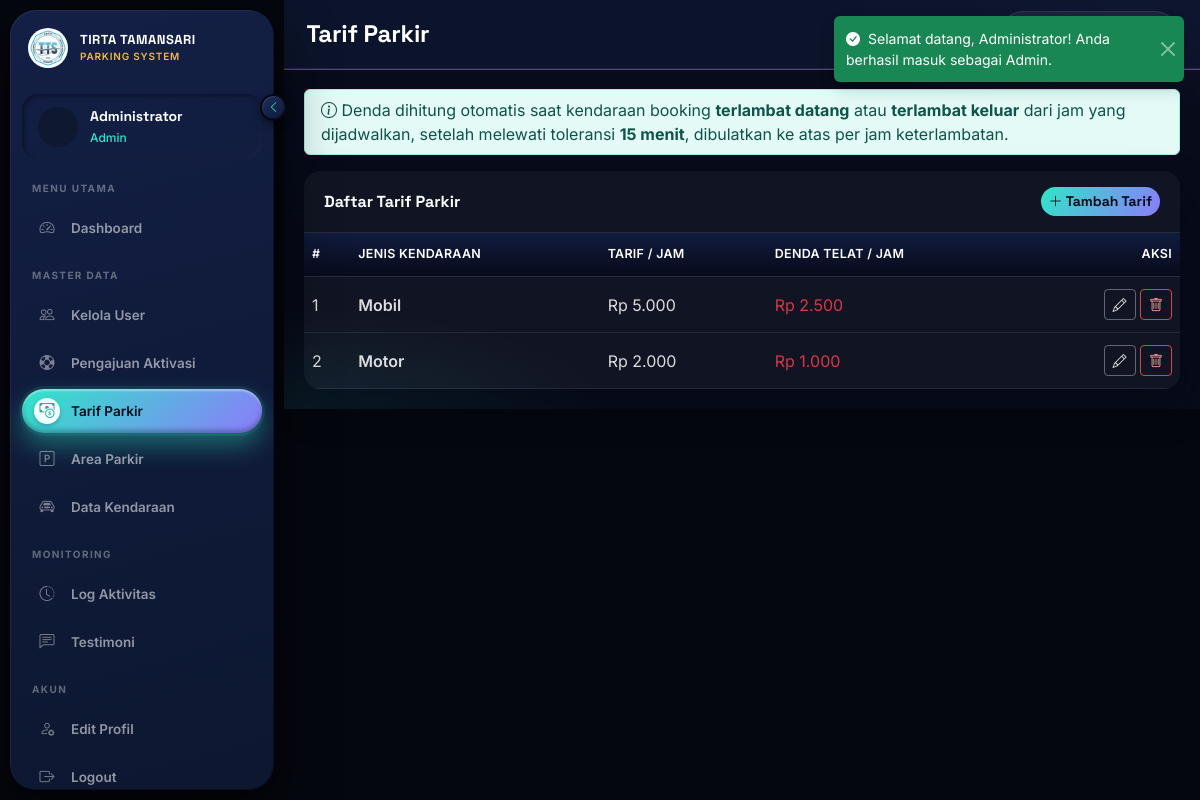
Page /admin/kelola_tarif.php (signed in) on the committed database.
### tables this page shows
CREATE TABLE tb_tarif (
    id_tarif         INT UNSIGNED AUTO_INCREMENT PRIMARY KEY,
    jenis_kendaraan  VARCHAR(50)     NOT NULL,
    tarif_per_jam    DECIMAL(10,2)   NOT NULL DEFAULT 0,
    denda_per_jam    DECIMAL(10,2)   NOT NULL DEFAULT 0
);

### admin/kelola_tarif.php (the view, shortened to what this page needs)
<?php
require_once __DIR__ . '/../config/koneksi.php';
$tarifs = $koneksi->query("SELECT * FROM tb_tarif ORDER BY jenis_kendaraan")->fetchAll();
include __DIR__ . '/template/header.php';
?>
<div class="alert alert-info py-2">
    <i class="bi bi-info-circle"></i> Denda dihitung otomatis saat kendaraan booking <strong>terlambat datang</strong> atau
    <strong>terlambat keluar</strong> dari jam yang dijadwalkan, setelah melewati toleransi
    <strong><?= TOLERANSI_TELAT_MENIT ?> menit</strong>, dibulatkan ke atas per jam keterlambatan.
</div>
<div class="card card-tirta">
    <div class="card-header d-flex justify-content-between align-items-center">
        <span>Daftar Tarif Parkir</span>
        <button class="btn btn-tirta btn-sm" data-bs-toggle="modal" data-bs-target="#modalTambah"><i class="bi bi-plus-lg"></i> Tambah Tarif</button>
    </div>
    <div class="card-body p-0">
        <div class="table-responsive">
        <table class="table align-middle mb-0">
            <thead><tr><th>#</th><th>Jenis Kendaraan</th><th>Tarif / Jam</th><th>Denda Telat / Jam</th><th class="text-end">Aksi</th></tr></thead>
            <tbody>
            <?php foreach ($tarifs as $i => $t): ?>
                <tr>
                    <td><?= $i + 1 ?></td>
                    <td class="text-capitalize fw-semibold"><?= $t['jenis_kendaraan'] ?></td>
                    <td><?= rupiah($t['tarif_per_jam']) ?></td>
                    <td class="text-danger"><?= rupiah($t['denda_per_jam']) ?></td>
                    <td class="text-end">
                        <button class="btn btn-sm btn-outline-secondary" data-bs-toggle="modal" data-bs-target="#modalEdit<?= $t['id_tarif'] ?>"><i class="bi bi-pencil"></i></button>
                        <a href="?hapus=<?= $t['id_tarif'] ?>" class="btn btn-sm btn-outline-danger btn-hapus-konfirmasi"><i class="bi bi-trash"></i></a>
                    </td>
                </tr>
            <?php endforeach; ?>
            </tbody>
        </table>
        </div>
    </div>
</div>
<?php include __DIR__ . '/template/footer.php'; ?>

### assets/css/style.css (style rules this page uses)
:root { --tirta-dark: #070b1a; --tirta-dark-2: #101b3d; --tirta-teal: #2fe6c8; --tirta-teal-dark: #1ba893; --tirta-aqua-light: #eef1f6; --tirta-gold: #f2b84b; --tirta-accent: #8b7cfa; --tirta-light: #eef1f6; --tirta-muted: #566178; --font-heading: 'Space Grotesk', 'Georgia', serif; --font-body: 'Inter', system-ui, -apple-system, sans-serif; --font-mono: 'IBM Plex Mono', monospace; }
* { box-sizing: border-box; }
body { background: var(--tirta-light); font-family: var(--font-body); color: #0d1b2a; margin: 0; padding: 0; }
:root { --bs-primary: #1ba893; --bs-primary-rgb: 27, 168, 147; --bs-primary-text-emphasis: #0e544a; --bs-primary-bg-subtle: #d9f5f0; --bs-primary-border-subtle: #7fe0cc; --bs-info: #2fe6c8; --bs-info-rgb: 47, 230, 200; --bs-info-text-emphasis: #0e544a; --bs-info-bg-subtle: #e3faf6; --bs-info-border-subtle: #a0f0e2; --bs-warning: #f2b84b; --bs-warning-rgb: 242, 184, 75; --bs-warning-text-emphasis: #7a5410; --bs-warning-bg-subtle: #fdf1dc; --bs-warning-border-subtle: #f6d999; --bs-link-color: #1ba893; --bs-link-hover-color: #158071; --bs-link-color-rgb: 27, 168, 147; }
.card { border: none !important; border-radius: 16px !important; box-shadow: 0 6px 22px rgba(7, 11, 26, 0.08); overflow: hidden; }
.card-header { background: linear-gradient(180deg, #ffffff 0%, #f4f8fb 100%); border-bottom: 1px solid var(--tirta-aqua-light); font-family: var(--font-heading); }
.table thead th { background: linear-gradient(180deg, #101b3d 0%, #070b1a 100%) !important; color: #ffffff !important; border-color: rgba(255, 255, 255, 0.08) !important; font-weight: 600; letter-spacing: .3px; vertical-align: middle; }
.table:not(.table-sm) > :not(caption) > * > * { padding-top: .75rem; padding-bottom: .75rem; }

### admin/template/header.php (style rules this page uses)
:root { --ink: #070b1a; --ink-2: #0e1830; --deep: #101b3d; --aqua: #2fe6c8; --aqua-dim: #1ba893; --violet: #8b7cfa; --brass: #f2b84b; --paper: #ffffff; --stone: #eef1f6; --stone-2: #dfe4ee; --text-soft: #566178; --danger: #d64545; }
body { font-family: 'Inter', system-ui, -apple-system, sans-serif; -webkit-font-smoothing: antialiased; }
.card, .card-tirta { background: rgba(255,255,255,.04); border: 1px solid rgba(255,255,255,.1); border-radius: 18px; color: #fff; box-shadow: 0 18px 40px rgba(3,6,16,.25); }
.card-header, .card-tirta .card-header { background: transparent !important; border-bottom: 1px solid rgba(255,255,255,.1) !important; color: #fff; font-family: 'Space Grotesk', sans-serif; font-weight: 700; padding: 1rem 1.25rem; }
.card-body { color: rgba(255,255,255,.82); }
.table { color: rgba(255,255,255,.85); margin-bottom: 0; }
.table > :not(caption) > * > * { background-color: transparent; border-bottom-color: rgba(255,255,255,.08); color: inherit; box-shadow: none; }
.table thead, .table > thead, .table-light { background: rgba(255,255,255,.06) !important; color: rgba(255,255,255,.55) !important; font-size: .78rem; text-transform: uppercase; letter-spacing: .5px; }
.btn-tirta { background: linear-gradient(120deg, var(--aqua), var(--violet)); color: var(--ink) !important; border: none; font-weight: 700; border-radius: 999px; transition: transform .18s ease, box-shadow .18s ease; }
.btn-outline-secondary { border-color: rgba(255,255,255,.35); color: rgba(255,255,255,.85); }
.btn-outline-danger { border-color: var(--danger); color: #ff9d9d; }

### admin/template/sidebar_admin.php (style rules this page uses)
html { background: #05070f !important; }
:root { --tirta-sidebar-width: 264px; --tirta-sidebar-gap: 10px; --tirta-sidebar-offset: 284px; }
body { background: #05070f !important; min-height: 100vh !important; margin-left: var(--tirta-sidebar-offset) !important; transition: margin-left 0.25s ease !important; }

### rows in the picture
tb_tarif: jenis_kendaraan "Mobil", tarif_per_jam "Rp 5.000", denda_per_jam "Rp 2.500"
tb_tarif: jenis_kendaraan "Motor", tarif_per_jam "Rp 2.000", denda_per_jam "Rp 1.000"

### other values in the picture
$pesan "Selamat datang, Administrator! Anda berhasil masuk sebagai Admin."
$namaSidebar "Administrator"
$roleSidebar "Admin"
$page_title "Tarif Parkir"
TOLERANSI_TELAT_MENIT "15"
